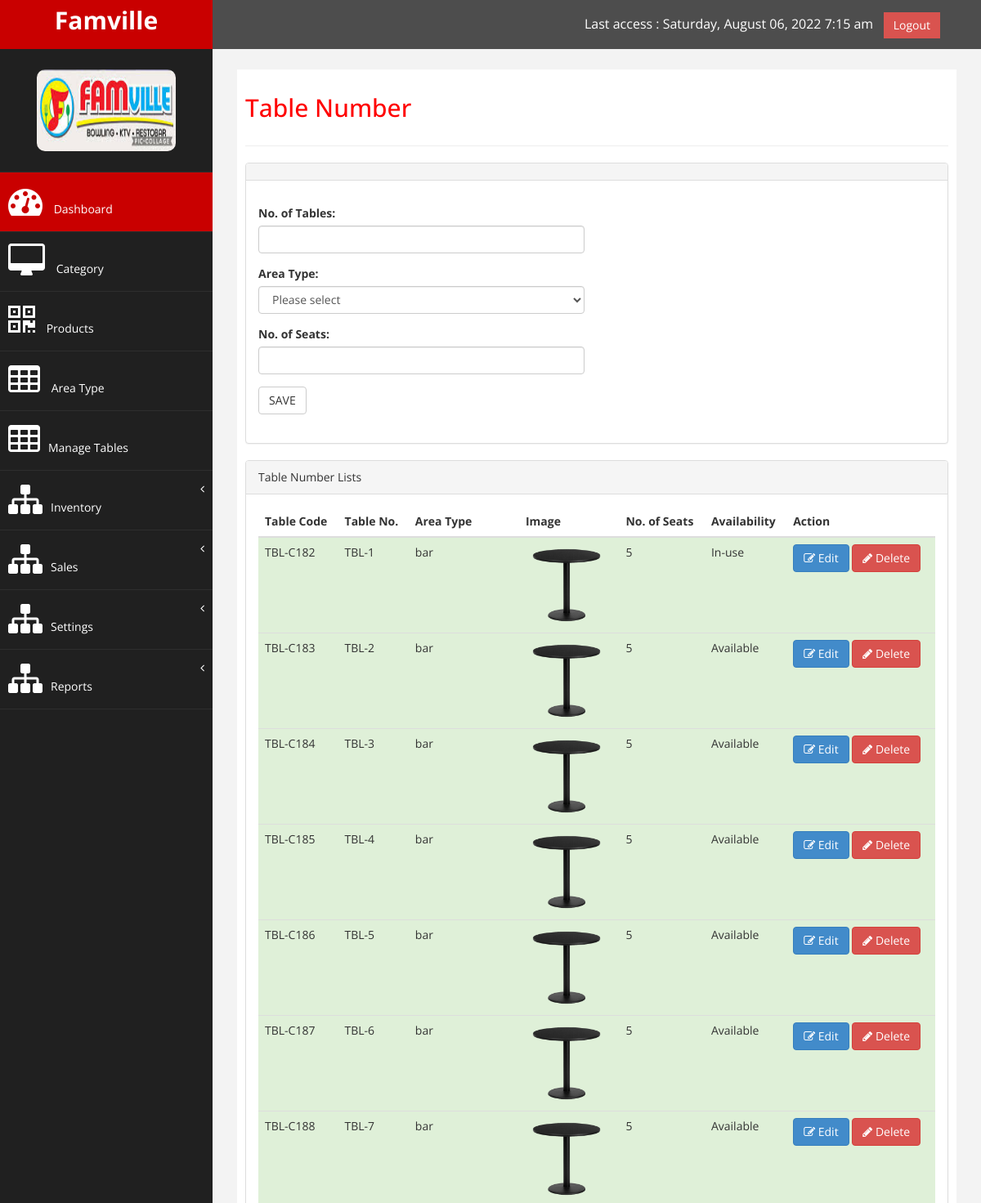
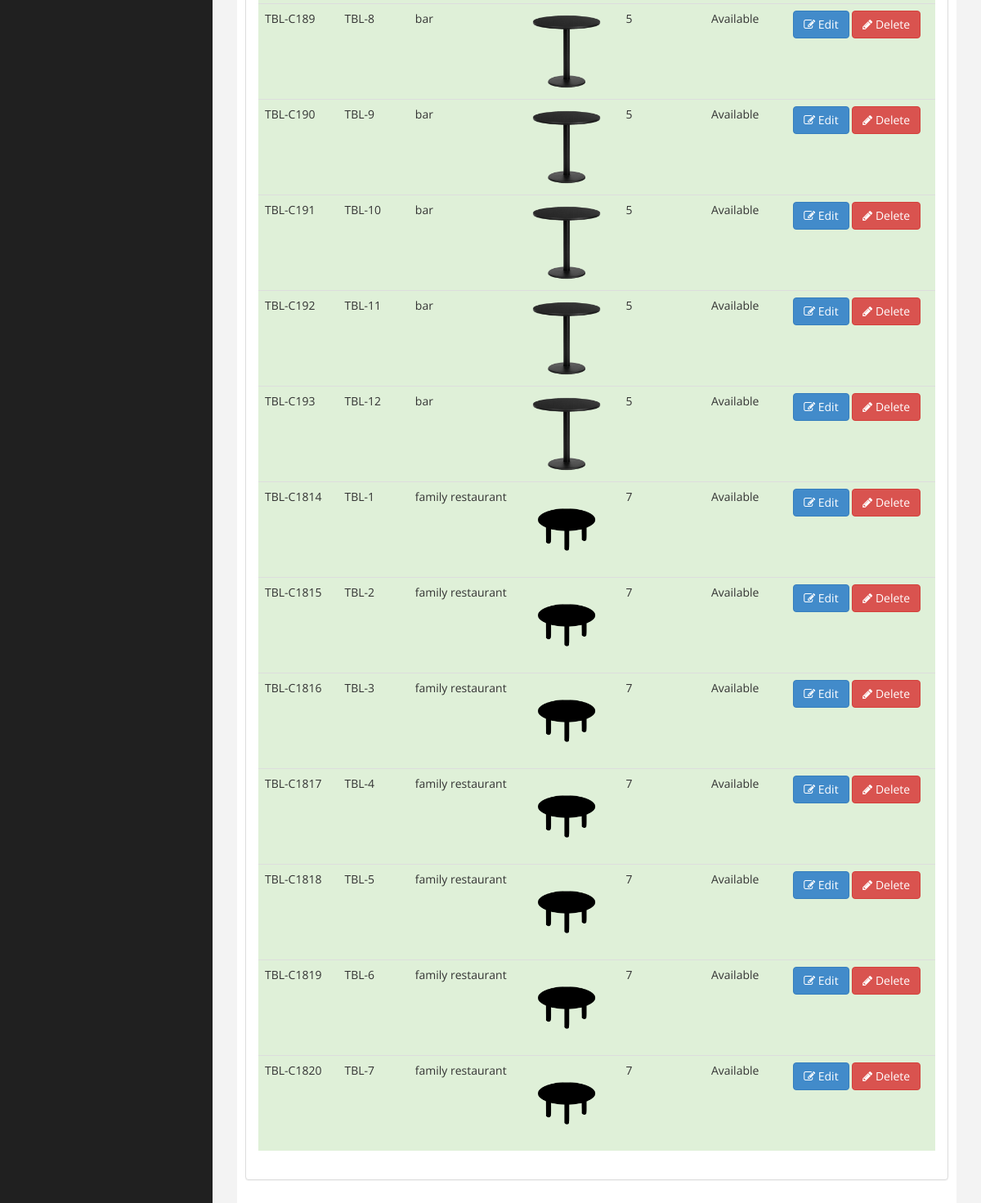
Screenshot of /index_admin.php?page=table_number with the database file from the repository (2 pictures, top to bottom).
### tables this page shows
CREATE TABLE `table_number` (
  `table_number_id` int(11) NOT NULL,
  `table_code_num_id` varchar(100) NOT NULL,
  `table_number_capacity` varchar(100) NOT NULL,
  `area_type_id` int(11) NOT NULL,
  `number_of_seats` int(11) NOT NULL,
  `availability` varchar(100) NOT NULL COMMENT 'Available; Occupied',
  `status` varchar(100) NOT NULL COMMENT 'Assigned; Un-Assigned'
);

CREATE TABLE `area_type` (
  `area_type_id` int(11) NOT NULL,
  `area_type` varchar(100) NOT NULL,
  `image` varchar(100) NOT NULL,
  `description` varchar(100) NOT NULL
);

### index_admin.php (called while the page is built, shortened)
<?php
include('admin/header.php');
include('admin/side_bar.php');
if(isset($_GET['page'])){
    $page=$_GET['page'];
}else{
    $page='category';
}
include('admin/'.$page.'.php');
include('admin/footer.php');
?>

### admin/table_number.php (the view, shortened to what this page needs)
<?php
include('config.php');
?>
<div id="page-wrapper">
            <div id="page-inner">
                <div class="row">
                    <div class="col-md-12">
                     <h2>Table Number</h2>
                    </div>
                </div>
                 <hr>
               <div class="row">
                <div class="col-md-12">
                    <div class="panel panel-default">
                        <div class="panel-heading">
                        </div>
                        <div class="panel-body">
                            <div class="row">
                                <div class="col-md-6">
                                    <form action="<?php echo $BASE_URL;?>index_admin.php?page=table_seating" method="post" enctype="multipart/form-data">
                                        <div class="form-group">
                                            <label>No. of Tables:</label>
                                            <input type="text" name="tables_capacity" required="" class="form-control"/>
                                        </div>
                                        <div class="form-group">
                                                <label for="">Area Type:</label>
                                                <select id="" name="area_type_id" class="form-control">
                                                    <option value="0">Please select</option>
                                                </select>
                                        </div>
                                        <div class="form-group">
                                            <label>No. of Seats:</label>
                                            <input type="text" name="number_of_seats" required="" class="form-control"/>
                                        </div>
                                        <button type="submit" name="btn_save" value="SAVE" class="btn btn-default">SAVE</button>
                                    </form>
                                    <br/>
    </div>
                            </div>
                        </div>
                    </div>
                </div>
            </div>
            <div class="panel panel-default">
                        <div class="panel-heading">
                            Table Number Lists
                        </div>
                        <div class="panel-body">
                            <div class="table-responsive">
                                <table class="table">
                                    <thead>
                                        <tr>
                                            <th>Table Code</th>
                                            <th>Table No.</th>
                                            <th>Area Type</th>
                                            <th>Image</th>
                                            <th>No. of Seats</th>
                                            <th>Availability</th>
                                            <th>Action</th>
                                        </tr>
                                    </thead>
                                    <tbody>
                                    <?php
                                    include('config.php');
                                    $sql_list='SELECT table_number.table_number_id, table_number.table_number_capacity, table_number.area_type_id, area_type.area_type, area_type.image, table_number.availability, table_number.table_code_num_id, table_number.number_of_seats
                                        FROM table_number
                                        INNER JOIN area_type
                                        ON area_type.area_type_id=table_number.area_type_id';
                                    $qry_list=mysqli_query($CON, $sql_list) or die(mysqli_error($qry_list));
                                    while($row=mysqli_fetch_array($qry_list)){
                                        $table_number_capacity=$row['table_number_capacity'];
                                        $area_type=$row['area_type'];
                                        $image=$row['image'];
                                        $availability=$row['availability'];
                                        $table_code_num_id=$row['table_code_num_id'];
                                        $number_of_seats=$row['number_of_seats'];
                                    ?>
                                        <tr class="success">
                                            <td><?php echo $table_code_num_id; ?></td>
                                            <td><?php echo $table_number_capacity; ?></td>
                                            <td><?php echo $area_type; ?></td>
                                            <td><img src="<?php echo './images_2/upload/'.$image; ?>" width="100" height="100" /></td>
                                            <td><?php echo $number_of_seats; ?></td>
                                            <td><?php echo $availability; ?></td>
                                            <td>
                                            <button class="btn btn-primary"><i class="fa fa-edit "></i> Edit</button>
                                            <button class="btn btn-danger"><i class="fa fa-pencil"></i> Delete</button>
                                            </td>
                                        </tr>
                                    <?php
                                    }
                                    ?>
                                    </tbody>
                                </table>
                            </div>
                        </div>
                    </div>
    </div>
            </div>

### assets/css/custom.css (style rules this page uses)
body { font-family: 'Open Sans', sans-serif; }
#page-wrapper { padding: 15px 15px; min-height: 600px; background:#F3F3F3; }
#page-inner { width:100%; margin:10px 20px 10px 0px; background-color:#fff!important; padding:10px; min-height:1200px; }
h2 { color: #f00; }
@media (min-width:768px) { #page-wrapper { margin: 0 0 0 260px; padding: 15px 30px; min-height: 1200px; } }

### rows the page displays
table_number: table_code_num "TBL-C182", table_number_capacity "TBL-1", area_type.area_type "bar", area_type.image (picture), number_of_seats "5", availability "In-use"
table_number: table_code_num "TBL-C183", table_number_capacity "TBL-2", area_type.area_type "bar", area_type.image (picture), number_of_seats "5", availability "Available"
table_number: table_code_num "TBL-C184", table_number_capacity "TBL-3", area_type.area_type "bar", area_type.image (picture), number_of_seats "5", availability "Available"
table_number: table_code_num "TBL-C185", table_number_capacity "TBL-4", area_type.area_type "bar", area_type.image (picture), number_of_seats "5", availability "Available"
table_number: table_code_num "TBL-C186", table_number_capacity "TBL-5", area_type.area_type "bar", area_type.image (picture), number_of_seats "5", availability "Available"
table_number: table_code_num "TBL-C187", table_number_capacity "TBL-6", area_type.area_type "bar", area_type.image (picture), number_of_seats "5", availability "Available"
table_number: table_code_num "TBL-C188", table_number_capacity "TBL-7", area_type.area_type "bar", area_type.image (picture), number_of_seats "5", availability "Available"
table_number: table_code_num "TBL-C189", table_number_capacity "TBL-8", area_type.area_type "bar", area_type.image (picture), number_of_seats "5", availability "Available"
table_number: table_code_num "TBL-C190", table_number_capacity "TBL-9", area_type.area_type "bar", area_type.image (picture), number_of_seats "5", availability "Available"
table_number: table_code_num "TBL-C191", table_number_capacity "TBL-10", area_type.area_type "bar", area_type.image (picture), number_of_seats "5", availability "Available"
table_number: table_code_num "TBL-C192", table_number_capacity "TBL-11", area_type.area_type "bar", area_type.image (picture), number_of_seats "5", availability "Available"
table_number: table_code_num "TBL-C193", table_number_capacity "TBL-12", area_type.area_type "bar", area_type.image (picture), number_of_seats "5", availability "Available"
table_number: table_code_num "TBL-C1814", table_number_capacity "TBL-1", area_type.area_type "family restaurant", area_type.image (picture), number_of_seats "7", availability "Available"
table_number: table_code_num "TBL-C1815", table_number_capacity "TBL-2", area_type.area_type "family restaurant", area_type.image (picture), number_of_seats "7", availability "Available"
table_number: table_code_num "TBL-C1816", table_number_capacity "TBL-3", area_type.area_type "family restaurant", area_type.image (picture), number_of_seats "7", availability "Available"
table_number: table_code_num "TBL-C1817", table_number_capacity "TBL-4", area_type.area_type "family restaurant", area_type.image (picture), number_of_seats "7", availability "Available"
table_number: table_code_num "TBL-C1818", table_number_capacity "TBL-5", area_type.area_type "family restaurant", area_type.image (picture), number_of_seats "7", availability "Available"
table_number: table_code_num "TBL-C1819", table_number_capacity "TBL-6", area_type.area_type "family restaurant", area_type.image (picture), number_of_seats "7", availability "Available"
table_number: table_code_num "TBL-C1820", table_number_capacity "TBL-7", area_type.area_type "family restaurant", area_type.image (picture), number_of_seats "7", availability "Available"
